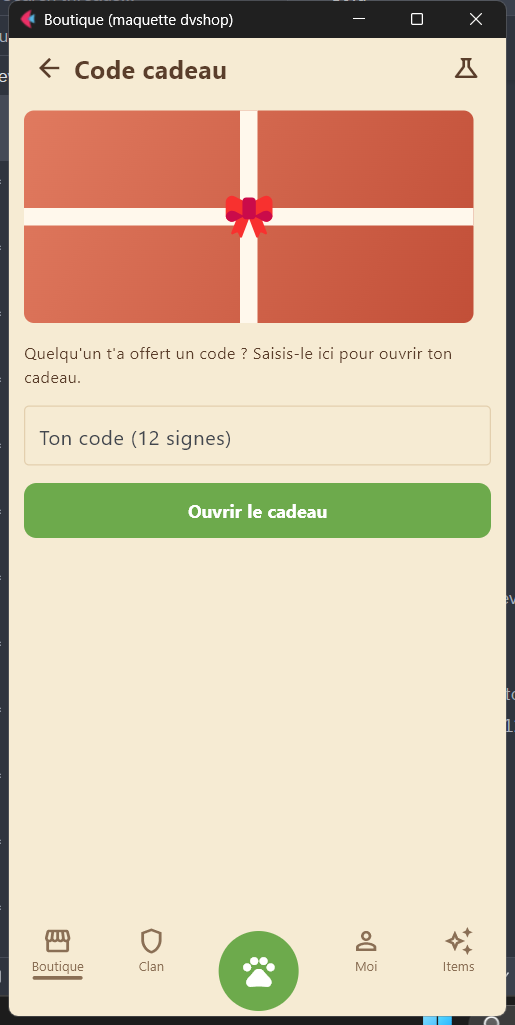
#> input picture tools/shop/snap_cadeau_dino.png, 515 x 1025 px
$ python amplify.py shop/snap_cadeau_dino.png
#> lines starting #> are read from the running program, lines starting #| are printed output that depends on the picture
"""
amplify.py — Agrandit le canvas d'une image à 1.5× sa taille (largeur et hauteur),
             en centrant l'image originale sur fond transparent.
             Sauvegarde en amplified_xxx.png.
"""

import sys
from pathlib import Path


def amplify(input_path: Path) -> Path:
    from PIL import Image

    image = Image.open(input_path).convert("RGBA")
    W, H = image.size
#> W = 515; H = 1025

    new_W = round(W * 1.5)
#> new_W = 772
    new_H = round(H * 1.5)
#> new_H = 1538

    canvas = Image.new("RGBA", (new_W, new_H), (0, 0, 0, 0))
#> canvas: PIL image 772x1538 RGBA; every value is 0
    offset_x = (new_W - W) // 2
#> offset_x = 128
    offset_y = (new_H - H) // 2
#> offset_y = 256
    canvas.paste(image, (offset_x, offset_y), image)
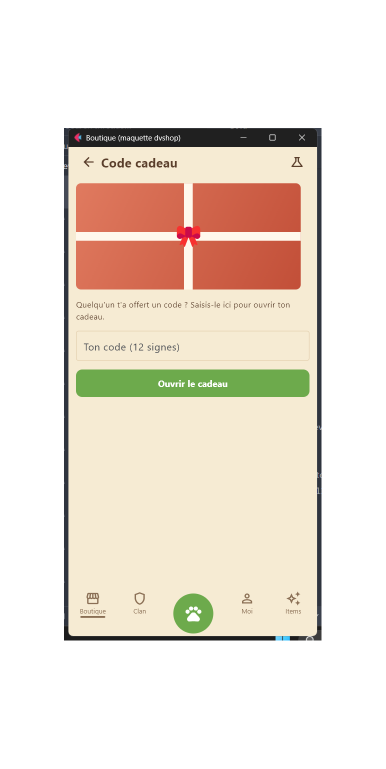
#> canvas: PIL image 772x1538 RGBA (shown at 1/2 size); mean R, G, B, A 95.9, 86.1, 74.9, 113.4; transparent parts drawn white

    out_dir = input_path.parent / "amplified"
    out_dir.mkdir(exist_ok=True)
    output_path = out_dir / input_path.name
    canvas.save(output_path, "PNG")
    return output_path


def main():
    if len(sys.argv) < 2:
        print("ERREUR : aucun fichier fourni.")
        sys.exit(1)

    input_path = Path(sys.argv[1])
    if not input_path.exists():
        print(f"ERREUR : fichier introuvable : {input_path}")
        sys.exit(1)

    print(f"Traitement de : {input_path.name} ...")
    output_path = amplify(input_path)
    print(f"Enregistré : {output_path}")


if __name__ == "__main__":
    main()
